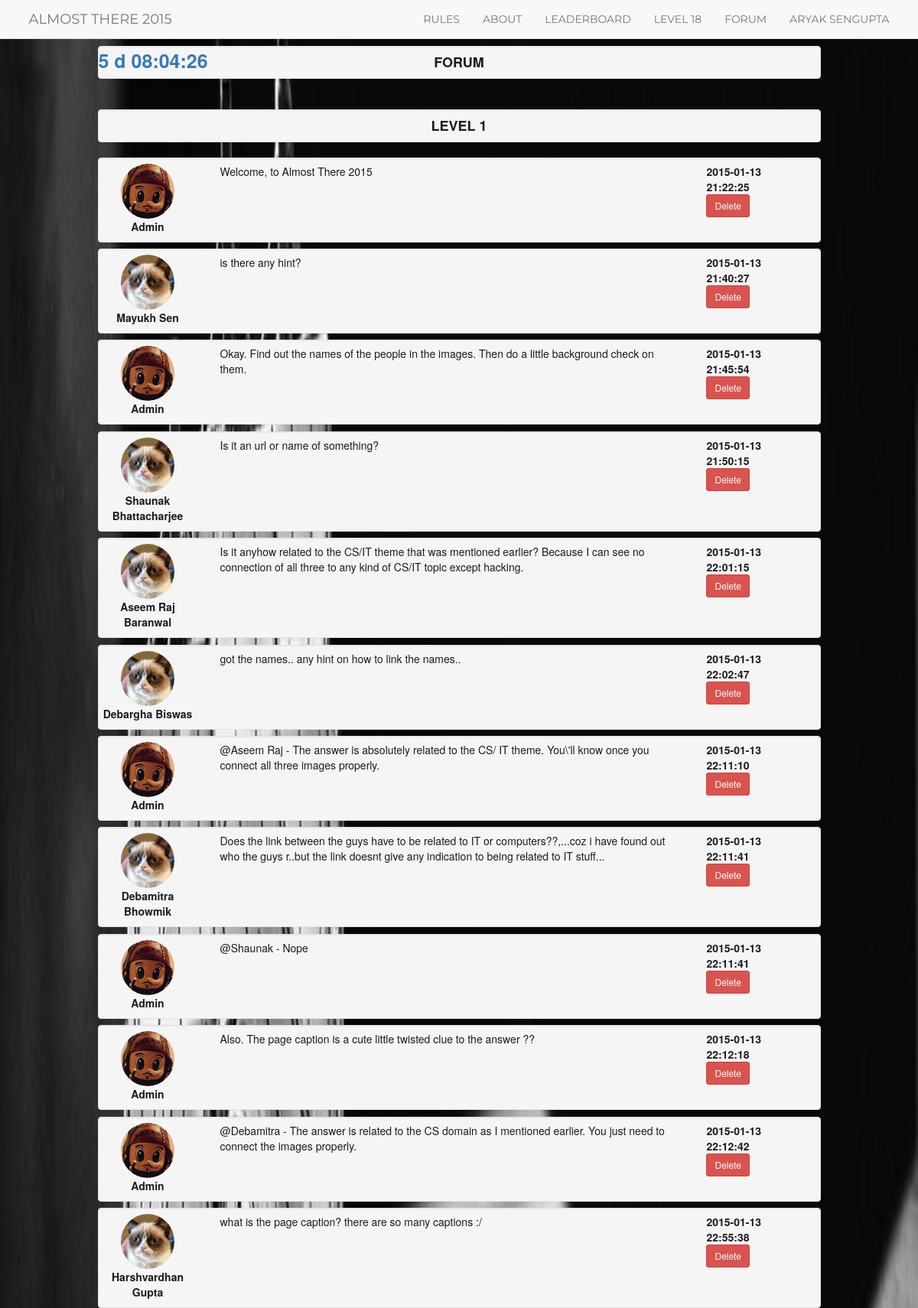
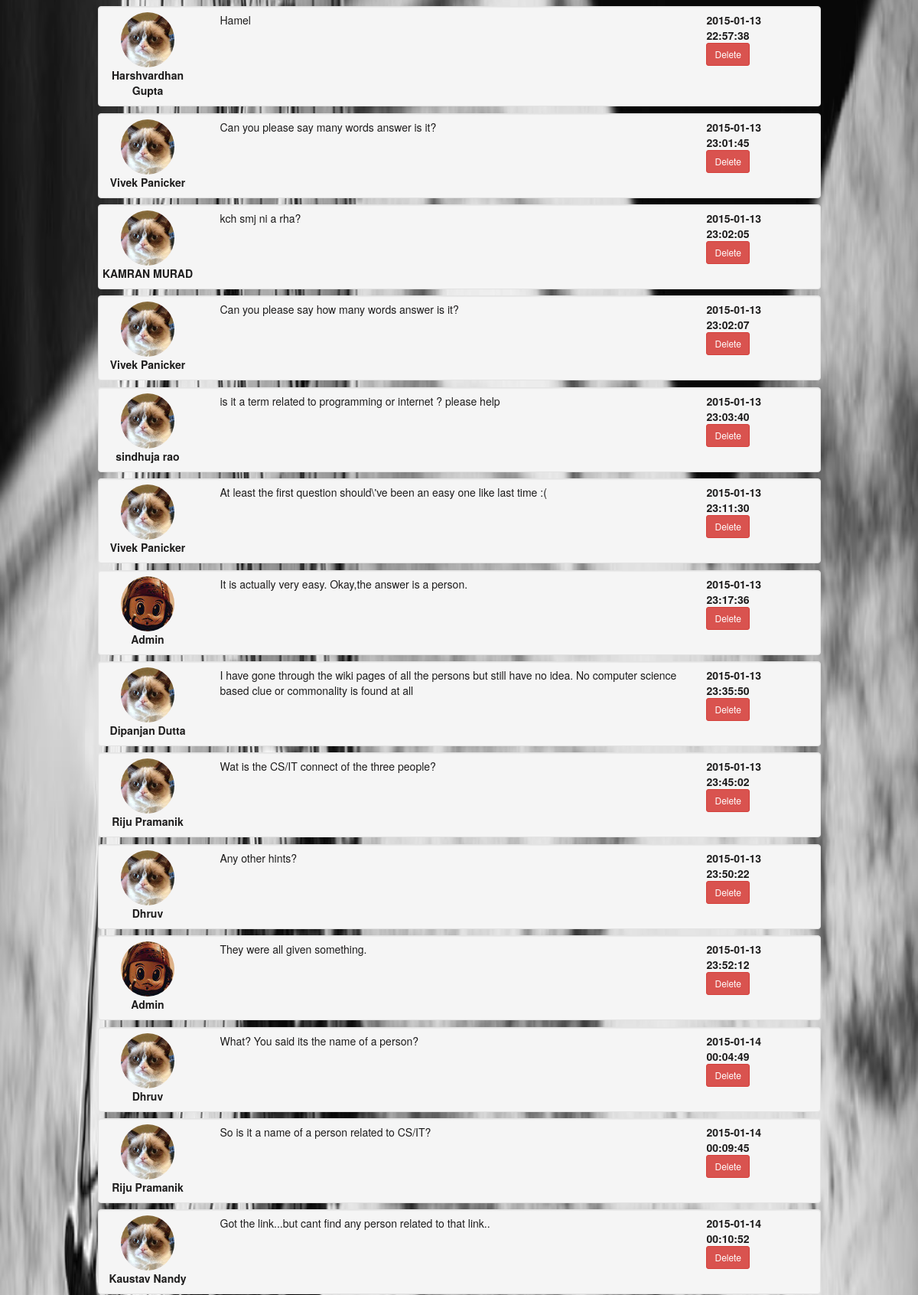
Page /forum.php?level=1 (signed in, upper part) on the committed database (2 pictures, top to bottom).
### tables this page shows
CREATE TABLE IF NOT EXISTS `progress` (
  `user_id` int(11) NOT NULL,
  `level` int(11) NOT NULL,
  `attempts` int(255) NOT NULL,
  `latest_attempt` timestamp NOT NULL DEFAULT CURRENT_TIMESTAMP ON UPDATE CURRENT_TIMESTAMP
);

CREATE TABLE IF NOT EXISTS `users` (
  `user_id` int(11) NOT NULL,
  `username` varchar(1000) NOT NULL,
  `password` varchar(1000) NOT NULL,
  `full_name` varchar(1000) NOT NULL,
  `college` varchar(1000) NOT NULL,
  `year` int(11) NOT NULL,
  `email` varchar(1000) NOT NULL,
  `contact` bigint(20) NOT NULL,
  `role` int(11) NOT NULL
);

CREATE TABLE IF NOT EXISTS `forum_posts` (
  `post_id` int(11) NOT NULL,
  `topic_id` int(50) NOT NULL,
  `posted_by` int(50) NOT NULL,
  `post` varchar(5000) NOT NULL,
  `posted_on` datetime NOT NULL
);

### class/dataManager.php (called while the page is built, shortened)
<?php
class dataManager {
    public $db_conn;
    private $host = MYSQL_HOST ;
    private $db_name = MYSQL_DB;
    function __construct() {
        try {
        $this->db_conn = new PDO("mysql:host=$this->host;dbname=$this->db_name;",MYSQL_USER,MYSQL_PASSWORD);
        }  catch (PDOException $ex) {
            return $ex->getMessage();
        }
    }
    function isLogged() {
        if(T_LOGGED==1) return true;
        else return false;
    }
    function getLevel($user_id) {
        $query = $this->db_conn->prepare('SELECT level FROM progress WHERE user_id = ?');
        $values = array($user_id);
        $query->execute($values);
        $obj = $query->fetch(PDO::FETCH_OBJ);
        return $obj->level;
    }
    function getComment($level,$page) {
        try {
        $this->db_conn->setAttribute(PDO::ATTR_EMULATE_PREPARES, FALSE);
        $query = $this->db_conn->prepare('SELECT a.full_name as full_name,a.role as role,b.post_id as post_id,b.post as post,b.posted_on as posted_on FROM users a,forum_posts b WHERE b.topic_id = ? AND a.user_id = b.posted_by ORDER BY b.posted_on ASC');
        $values = array($level);
        $query->execute($values);
        return $query;
        }catch (PDOException $e) {
            var_dump($e);
        }
    }
}
?>

### forum.php (the view, shortened to what this page needs)
<?php
require_once 'class/dataManager.php';
?>
<!DOCTYPE html>
<html lang="en">
  <head>
	<link href="css/bootstrap.css" rel="stylesheet" media="screen">
	<link rel="stylesheet" href="css/bootstrap.min.css" >
	<link rel="stylesheet" href="css/treasure.css">
  </head>
  <body>
	<?php include 'includes/navbar.php'; ?>
	<div class="container main_body">
		<div class="row">
			<div class="col-md-1"></div>
			<div class="col-md-10">
				 <div class="well"  style="padding:0;">
					<div class="row">
						<div class="col-md-4">
<div class = "clock">
	<a href="#" id="timer"></a></div>
</div>
						<div class="col-md-4">
							<h4 id="levelno" align="center"><strong>FORUM</strong></h4>
						</div>
						<div class="col-md-4"></div>
					</div>
				</div>
				<br>
				<?php
				if($dm->isLogged()) {
				if(isset($_GET['level'])) {
					$level = 1;
					if($level>=1||$level<=T_MAXLEVEL) $level = $_GET['level'];
					$user_level = $dm->getLevel($_SESSION['treasure_user_id']);
					if(($user_level!=$level)&&($_SESSION['treasure_user_role']==0)) {
						?>
				<div class="well"><h4 class="text-danger">You are currently playing in Level <?php echo $user_level ?>. Don't try anything fancy. No point hanging around. :P  </h4></div>
						<?php
					}
					else{
					?>
					<div class="well"  style="padding:0;">
					<div class="row">
						<div class="col-md-4"></div>
						<div class="col-md-4">
							<h4 id="levelno" align="center"><strong>LEVEL <?php echo $level; ?></strong></h4>
						</div>
						<div class="col-md-4"></div>
					</div>
					</div>
					<?php
					$post = $dm->getComment($level,1);
					while($row = $post->fetch()) {
						?>
						<div class="well" style="margin-bottom:0.6em;" id="post">
					<div class="row">
						<div class="col-md-2" align="center">
							<img class="img img-responsive img-circle" <?php if($row['role']==1) echo 'src="images/admin_pic.jpg"'; else echo 'src="images/player.jpg"'; ?> />
							<p><strong><?php if($row['role']==1) echo 'Admin'; else echo $row['full_name']; ?></strong></p>
						</div>
						<div class="col-md-8">
							<p><?php echo $row['post']; ?></p>
						</div>
						<div class="col-md-2">
							<strong><?php echo $row['posted_on']; ?></strong>
								<?php if($_SESSION['treasure_user_role']==1) echo '<br><button type="button" class="btn btn-danger btn-sm " onclick="deletePost(' . $row['post_id'] .');">Delete</button>'; ?>
						</div>
					</div>
				</div>
						<?php
					}?>
				</div><?php
				}
				} }else { echo '<div class="well"><h3 class="text-danger" align="center">Sorry, you must Login first!<br>Click <a href=\'login.php\'>here </a> to login!</h3></div>'; } ?>
			</div>
			<div class="col-md-1"></div>
		</div>
	</div>
  </body>
</html>

### includes/navbar.php (shortened to what this page needs)
<nav class="navbar navbar-default navbar-fixed-top navbar-right" role="navigation">
      <div class="container">
        <div class="navbar-header">
          <a class="navbar-brand active" href="index.php">ALMOST THERE 2015</a>
        </div>
        <div class="collapse navbar-collapse navbar-ex1-collapse navbar-right">
          <ul class="nav navbar-nav">
                    <li>
                        <a href="index.php#rules">RULES</a>
                    </li>
                    <li>
                        <a href="index.php#about">ABOUT</a>
					</li>
					 <li>
                        <a href="leader_frozen.php">LEADERBOARD</a>
					</li>
					<?php
             require_once 'class/dataManager.php';
             $dm = new dataManager();
             if($dm->isLogged()) {
                 $level = $dm->getLevel(T_USER_ID);
                 if($level > T_MAXLEVEL) {
                  echo '<li><a href="play.php" id="nav_level">Completed</a></li>';
                 }else {
                     echo '<li><a href="play.php" id="nav_level">Level ' . $level .'</a></li>';
                 }
				 echo '<li><a href="forum.php" id="nav_level">Forum</a></li>';
                 echo '<li class="dropdown page-scroll"><a href="#" class="dropdown-toggle">' . T_NAME .'</a>';
             } ?>
          </ul>
        </div>
      </div>
    </nav>

### css/treasure.css (style rules this page uses)
body { color: #1D1C1C; }
html, body { height: 100%; }
.main_body { padding-bottom: 20px; }
.navbar-default { text-transform:uppercase; font-family: Montserrat,"Helvetica Neue",Helvetica,Arial,sans-serif; }
#post { padding-bottom:0; padding-top:0.5em; padding-left:0; }

### forum.php (style rules this page uses)
body { margin-top: 60px; }
.clock { text-color:#219ab2; font-size:25px; }

### rows in the picture
progress: level "18"
users: role "Admin", forum_posts.post "Welcome, to Almost There 2015", forum_posts.posted_on "2015-01-13 21:22:25", forum_posts.post "Okay. Find out the names of the people in the images. Then do a little background check on them.", forum_posts.posted_on "2015-01-13 21:45:54", forum_posts.post "Also. The page caption is a cute little twisted clue to the answer ??", forum_posts.posted_on "2015-01-13 22:12:18", forum_posts.post "It is actually very easy. Okay,the answer is a person.", forum_posts.posted_on "2015-01-13 23:17:36", forum_posts.post "They were all given something.", forum_posts.posted_on "2015-01-13 23:52:12"
users: full_name "Mayukh Sen", forum_posts.post "is there any hint?", forum_posts.posted_on "2015-01-13 21:40:27"
users: full_name "Shaunak Bhattacharjee", forum_posts.post "Is it an url or name of something?", forum_posts.posted_on "2015-01-13 21:50:15"
users: full_name "Aseem Raj Baranwal", forum_posts.post "Is it anyhow related to the CS/IT theme that was mentioned earlier? Because I can see no connection of all three to any kind of CS/IT topic except hacking.", forum_posts.posted_on "2015-01-13 22:01:15"
users: full_name "Debargha Biswas", forum_posts.post "got the names.. any hint on how to link the names..", forum_posts.posted_on "2015-01-13 22:02:47"
users: role "Admin", forum_posts.post "@Aseem Raj - The answer is absolutely related to the CS/ IT theme. You\\'ll know once you connect all three images properly.", forum_posts.posted_on "2015-01-13 22:11:10", forum_posts.post "@Shaunak - Nope", forum_posts.posted_on "2015-01-13 22:11:41", forum_posts.post "@Debamitra - The answer is related to the CS domain as I mentioned earlier. You just need to connect the images properly.", forum_posts.posted_on "2015-01-13 22:12:42"
users: full_name "Debamitra Bhowmik", forum_posts.post "Does the link between the guys have to be related to IT or computers??,...coz i have found out who the guys r..but the link doesnt give any indication to being related to IT stuff...", forum_posts.posted_on "2015-01-13 22:11:41"
users: full_name "Harshvardhan Gupta", forum_posts.post "what is the page caption? there are so many captions :/", forum_posts.posted_on "2015-01-13 22:55:38", forum_posts.post "Hamel", forum_posts.posted_on "2015-01-13 22:57:38"
users: full_name "Vivek Panicker", forum_posts.post "Can you please say many words answer is it?", forum_posts.posted_on "2015-01-13 23:01:45", forum_posts.post "Can you please say how many words answer is it?", forum_posts.posted_on "2015-01-13 23:02:07", forum_posts.post "At least the first question should\\'ve been an easy one like last time :(", forum_posts.posted_on "2015-01-13 23:11:30"
users: full_name "KAMRAN MURAD", forum_posts.post "kch smj ni a rha?", forum_posts.posted_on "2015-01-13 23:02:05"
users: full_name "sindhuja rao", forum_posts.post "is it a term related to programming or internet ? please help", forum_posts.posted_on "2015-01-13 23:03:40"
users: full_name "Dipanjan Dutta", forum_posts.post "I have gone through the wiki pages of all the persons but still have no idea. No computer science based clue or commonality is found at all", forum_posts.posted_on "2015-01-13 23:35:50"
users: full_name "Riju Pramanik", forum_posts.post "Wat is the CS/IT connect of the three people?", forum_posts.posted_on "2015-01-13 23:45:02", forum_posts.post "So is it a name of a person related to CS/IT?", forum_posts.posted_on "2015-01-14 00:09:45"
users: full_name "Dhruv", forum_posts.post "Any other hints?", forum_posts.posted_on "2015-01-13 23:50:22", forum_posts.post "What? You said its the name of a person?", forum_posts.posted_on "2015-01-14 00:04:49"
users: full_name "Kaustav Nandy", forum_posts.post "Got the link...but cant find any person related to that link..", forum_posts.posted_on "2015-01-14 00:10:52"

### other values in the picture
T_NAME "ARYAK SENGUPTA"
$level "1"
